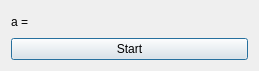
<ui version="4.0" >
 <class>Form</class>
 <widget class="QDialog" name="Form" >
  <property name="geometry" >
   <rect>
    <x>0</x>
    <y>0</y>
    <width>259</width>
    <height>71</height>
   </rect>
  </property>
  <property name="windowTitle" >
   <string>Wątki z synchronizacją</string>
  </property>
  <property name="windowIcon" >
   <iconset resource="mywindow.qrc" >:/images/qt.png</iconset>
  </property>
  <layout class="QVBoxLayout" >
   <item>
    <widget class="QLabel" name="label" >
     <property name="text" >
      <string>a = </string>
     </property>
    </widget>
   </item>
   <item>
    <widget class="QPushButton" name="pushButton" >
     <property name="text" >
      <string>Start</string>
     </property>
    </widget>
   </item>
  </layout>
 </widget>
 <resources>
  <include location="mywindow.qrc" />
 </resources>
 <connections/>
</ui>
